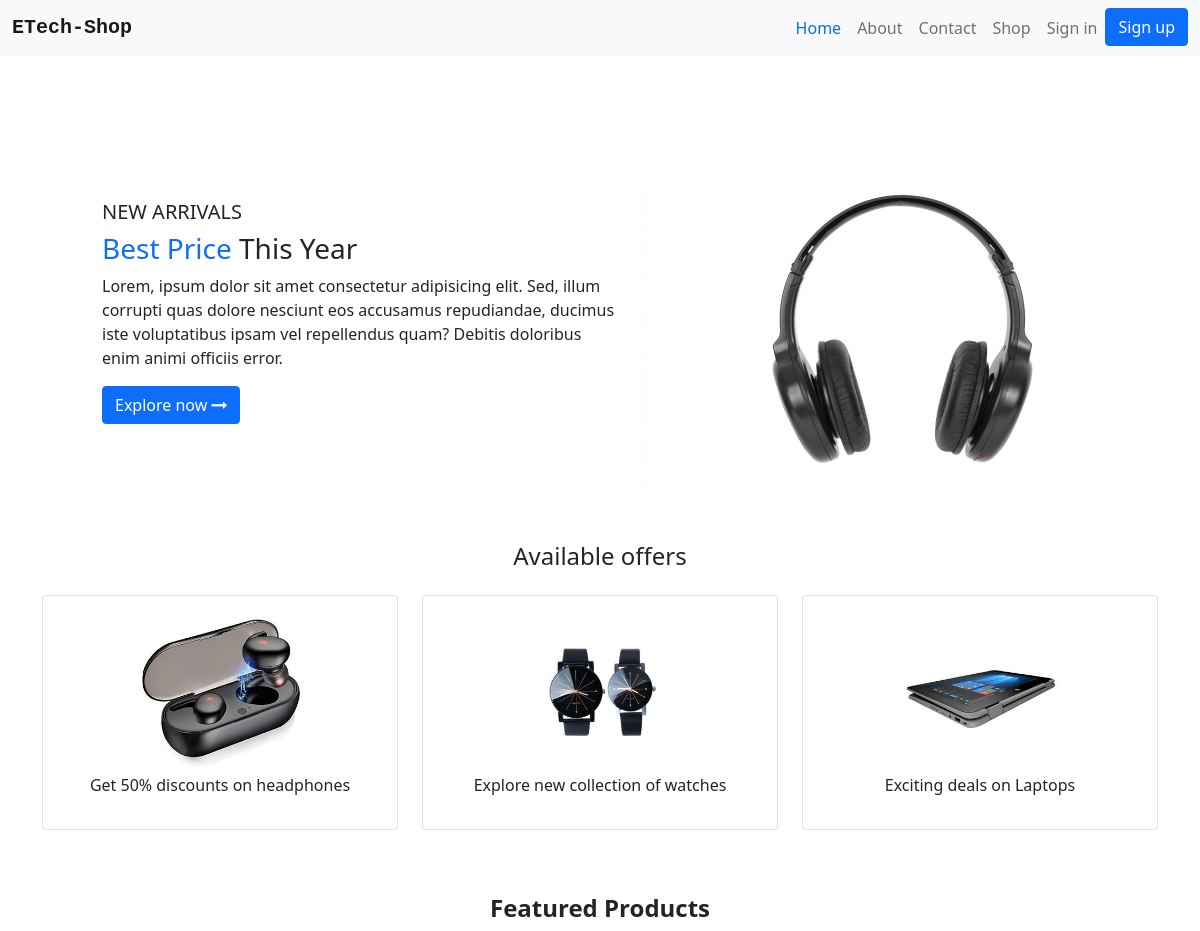
The app's page /, older data.
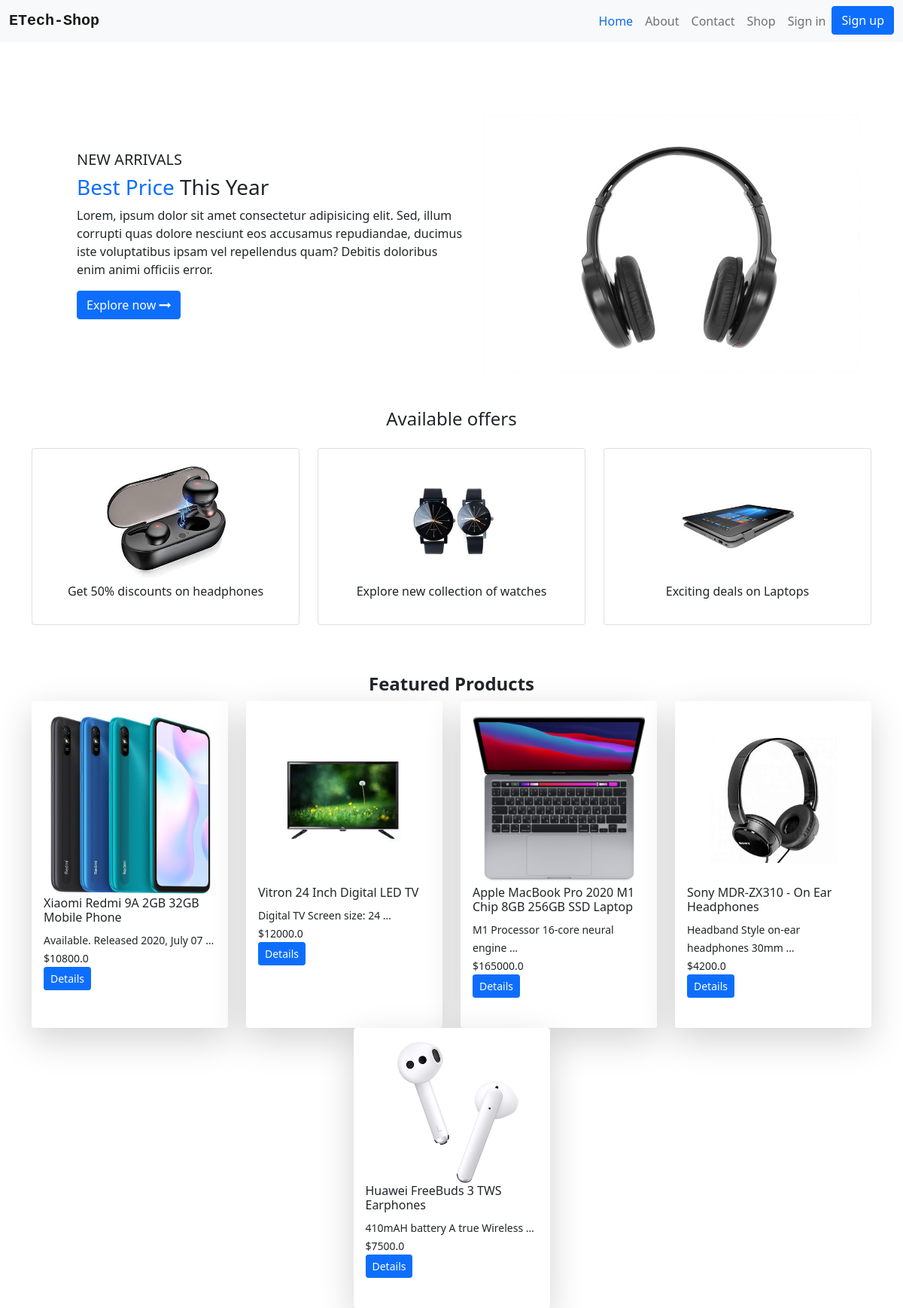
The same page, newer data.
### staff/models.py (models this page shows, shortened)
class Product(models.Model):
    LIVE = 1
    OUT_OF_STOCK = 2
    PENDING = 3
    PRODUCT_STATUS = (
        (LIVE, "Live"),
        (OUT_OF_STOCK, "Out of Stock"),
        (PENDING, "Pending")
    )
    name = models.TextField()
    image = models.ImageField()
    price = models.FloatField()
    description = models.TextField()
    category = models.ForeignKey(Category,on_delete=models.CASCADE, null=True, blank=True)
    quantity = models.IntegerField()
    status = models.IntegerField(choices= PRODUCT_STATUS, default= LIVE)

### shop/views.py (the view)
# urls.py: 2. Add a URL to urlpatterns:  path('', views.home, name='home')
def home(request):
    products = Product.objects.filter(status = Product.LIVE)
    context = {
        "products": products
    }
    return render (request, "index.html",context)

### shop/templates/index.html (shortened to what this page needs)
{% extends 'layouts/base.html' %}
{% load static %}
{% block content %}
<div class="container">
    <div class="row justify-content-center ms-5 mt-5">
        <div class="col-lg-6 mt-5">
            <h5 class="mt-5">NEW ARRIVALS</h5>
            <h3><span class="text-primary"> Best Price</span> This Year</h3>
            <p>Lorem, ipsum dolor sit amet consectetur adipisicing elit. Sed, illum corrupti quas dolore nesciunt eos
                accusamus repudiandae, ducimus iste voluptatibus ipsam vel repellendus quam? Debitis doloribus enim
                animi officiis error.</p>
            <button class="btn btn-primary">Explore now <i class="fa fa-long-arrow-right" aria-hidden="true"></i>
            </button>
        </div>
        <div class="col-lg-6 mt-5 ">
            <img class="img-fluid  " src="{% static 'images/headset2.jpg' %}">
        </div>
    </div>
    <div class="row justify-content-center mt-5">
        <h4 class="mb-4 text-center">Available offers</h4>
        <div class="col-sm-4 text-center">
            <div class="card">
                <div class="card-body">
                    <img class="img-fluid w-50" src="static/images/w-headphones.jpg">
                    <p>Get 50% discounts on headphones</p>
                </div>
            </div>
        </div>
        <div class="col-sm-4 text-center">
            <div class="card">
                <div class="card-body">
                    <img class="img-fluid w-50" src="static/images/watch1.jpg">
                    <p>Explore new collection of watches</p>
                </div>
            </div>
        </div>
        <div class="col-sm-4 text-center">
            <div class="card">
                <div class="card-body">
                    <img class="img-fluid w-50" src="static/images/probook.jpg">
                    <p>Exciting deals on Laptops</p>
                </div>
            </div>
        </div>
    </div>
    <div class="row justify-content-center mt-5">
        <h4 class="text-center fw-bolder mt-3">Featured Products</h4>
        {% for product in products %}
        {% include 'layouts/products.html' %}
        {% endfor %}
    </div>
</div>
{% endblock %}

### shop/templates/layouts/products.html
<div class="col-lg-3">
    <div class="card h-100 mb-4 shadow-lg border-0">
        <div class="card-body ">
            <img src="{{product.image.url}}" class="img-fluid">
            <h6>{{product.name}}</h6>
            <small>{{product.description | truncatewords:5}}</small><br>
            <small>${{product.price}}</small><br>
            <a href="{% url 'product.details' product.id %}" class="btn btn-primary btn-sm">Details</a>
             </div>
    </div>
</div>

Row changes from the older to the newer data that the page shows:
added Product: image (picture), name "Xiaomi Redmi 9A 2GB 32GB Mobile Phone", description "Available. Released 2020, July 07 …", price "10800.0"
added Product: image (picture), name "Vitron 24 Inch Digital LED TV", description "Digital TV Screen size: 24 …", price "12000.0"
added Product: image (picture), name "Apple MacBook Pro 2020 M1 Chip 8GB 256GB SSD Laptop", description "M1 Processor 16-core neural engine …", price "165000.0"
added Product: image (picture), name "Sony MDR-ZX310 - On Ear Headphones", description "Headband Style on-ear headphones 30mm …", price "4200.0"
added Product: image (picture), name "Huawei FreeBuds 3 TWS Earphones", description "410mAH battery A true Wireless …", price "7500.0"
